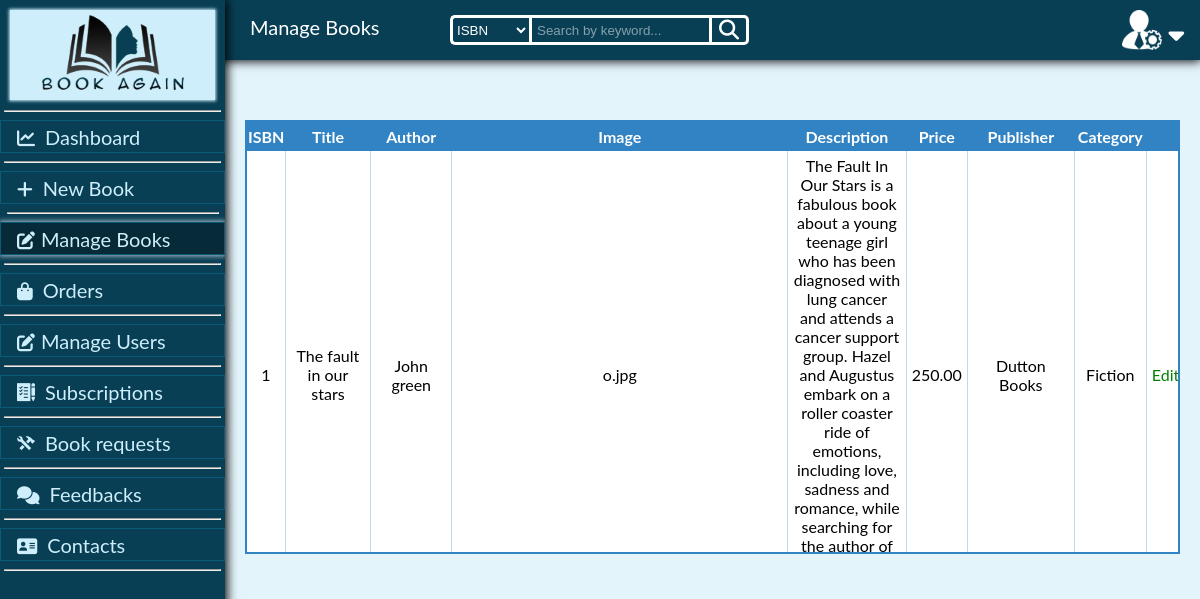
Page /managebooks.php (signed in) on the committed database.
### tables this page shows
CREATE TABLE `books` (
  `book_isbn` varchar(20) NOT NULL,
  `book_title` varchar(60) NOT NULL,
  `book_author` varchar(60) NOT NULL,
  `book_image` varchar(60) NOT NULL,
  `book_descr` text NOT NULL,
  `book_price` decimal(6,2) NOT NULL,
  `publisher_name` varchar(30) NOT NULL,
  `book_category` varchar(30) NOT NULL,
  `date_added` date DEFAULT NULL
);

### managebooks.php (the view, shortened to what this page needs)
<?php
$db = mysqli_connect(getenv('HOSTNAME'),getenv('USERNAME'),getenv("PASSWORD"),getenv("DATABASE"));
?>
<html>
<head>
<link href="adminpreloader.css" rel="stylesheet">
</head>
<body>
<div class="sidenav">
  <div class="sidebar">
  <div style="width: 205px;height: 90px;background-color: #CDEEFA;margin-left: 10px;box-shadow:0 0 3px 1px #CDEEFA;margin-bottom: 10px; ">
  <img src="images/logo2.png" alt="" style="margin-left: 31.5px;margin-top: 5px">
  </div><hr size="2" width="215px;">
  <div id="activepage">
  <a href="dashboard.php" class="btn"><i class="fas fa-chart-line"></i>Dashboard</a><hr size="2" width="215px;">
  <a href="addbook.php" class="btn"><i class="fas fa-plus"></i>New Book</a><hr size="2" width="210px;">
  <a href="managebooks.php" class="btn active"><i class="fas fa-edit" style="padding-right: 6px;"></i>Manage Books</a><hr size="2" width="215px;">
  <a href="orders.php" class="btn"><i class="fas fa-shopping-bag"></i>Orders</a><hr size="2" width="215px;">
  <a href="manageusers.php" class="btn"><i class="fas fa-edit" style="padding-right: 6px;"></i>Manage Users</a><hr size="2" width="215px;">
  <a href="subscriptionrequests.php" class="btn"><span class="icon1-request-2" style="padding-right: 10px;"></span>Subscriptions</a><hr size="2" width="215px;">
  <a href="bookrequests.php" class="btn"><span class="icon1-iconfinder-icon" style="padding-right: 10px;"></span>Book requests</a><hr size="2" width="215px;">
  <a href="viewfeedbacks.php" class="btn"><i class="fas fa-comments"></i>Feedbacks</a><hr size="2" width="215px;">
  <a href="contactsupport.php" class="btn"><i class="fas fa-address-card"></i>Contacts</a><hr size="2" width="215px;">
  </div>
  </div>
</div>
    <div class="topnav" style="width: 100%;height: 60px;background-color: #093F55;box-shadow: 0 0px 10px 1px black;position: fixed">
	<div class="dropdown">
	<button class="openbtn" id="button" onclick="openNav()" style="cursor: pointer;float: right;font-size: 25px;background-color: #093F55;border: none;color: white; height: 60px;margin-top: 0;padding-top: 12px;"><i class="fas fa-caret-down"></i></button>
	</div>
	<img src="images/adminicon.png" alt="adminicon" class="avatar" style="float: right;height: 40px;width: 40px;padding-top: 10px;">
	<p style="margin-left: 250px;margin-top: 0;padding-top:15px;font-size: 20px;color: white">Manage Books</p>
	<form method="post" action="managebooks.php">
	<div class="search">
	<select name="option"><option value="book_isbn">ISBN</option><option value="book_title">Title</option><option value="book_author">Author</option><option value="publisher_name">Publisher</option></select>
    <input type="text" name="searchword" class="searchTerm" placeholder="Search by keyword...">
    <button type="submit" name="search" class="searchButton"><i class="fa fa-search" style="margin-top: 0px"></i></button>
	</div>
	</form>
	</div>
<div class="main">
<div class="scroll">
<table>
  <tr style="border-bottom: none;">
    <th>ISBN</th>
    <th>Title</th>
    <th>Author</th>
    <th>Image</th>
    <th>Description</th>
    <th>Price</th>
    <th>Publisher</th>
	<th>Category</th>
    <th>&nbsp;</th>
  </tr>
<?php
if(isset($_POST['search'])){
$option=$_POST['option'];
$searchword=$_POST['searchword'];
$records = mysqli_query($db,"select * from books WHERE $option LIKE '%$searchword%'");
if(mysqli_num_rows($records)==0){
	echo '<script>alert("No results found");window.location.href="managebooks.php";</script>';
}
}else{
$records = mysqli_query($db,"select * from books");
}
while($data = mysqli_fetch_array($records))
{
?>
  <tr>
    <td><?php echo $data['book_isbn']; ?></td>
    <td><?php echo $data['book_title']; ?></td>
    <td><?php echo $data['book_author']; ?></td>
    <td><?php echo $data['book_image']; ?></td>
    <td><?php echo $data['book_descr']; ?></td>
    <td><?php echo $data['book_price']; ?></td>
	<td><?php echo $data['publisher_name']; ?></td>
	<td><?php echo $data['book_category']; ?></td>
    <td style="border: none;"><a href="editbooks.php?id=<?php echo $data['book_isbn']; ?>" class="edit">Edit</a></td>
  </tr>
<?php
}
?>
</table>
</div>
</div>
</body>
</html>

### managebooks.php (style rules this page uses)
body { font-family: "Lato", sans-serif; background-color: #E3F4FB; margin: 0; overflow: hidden; }
.sidenav { box-shadow: 0 1px 10px 2px black; background-color: #093F55; height: 100%; width: 225px; position: fixed; z-index: 1; top: 0; left: 0; overflow: hidden; padding-top:10px; }
.sidenav a { border: 0.1px solid #0A5B7A; margin:4px 0 4px; position: relative; padding: 3.5px 8px 3.5px 16px; text-decoration: none; font-size: 20px; color: #CDEEFA; display: block; }
.active, .btn:hover { box-shadow: 0px 0px 5px 1px #ADBFC6; background-color:#062A38; }
.fas { padding-right: 10px; }
.main { margin-left: 225px; font-size: 20px; padding: 120px 20px; }
.scroll { min-height: 50px; max-height: 430px !important; overflow: hidden; overflow-y: scroll; border: 2px solid #3283C4; }
td { padding:5px; text-align: center; border-right: 0.8px solid #BFD9EE; }
table { border-collapse: collapse; background-color: white; }
table tr { border-bottom: 2px solid #3283C4; }
th { padding-top: 5px; padding-bottom: 5px; background-color: #3283C4; color: white; position: sticky; top:0px; }
.edit { text-decoration: none; color: green; }
[class^="icon1-"], [class*=" icon1-"] { font-family: 'icomoon1' !important; speak: never; font-style: normal; font-weight: normal; font-variant: normal; text-transform: none; line-height: 1; -webkit-font-smoothing: antialiased; -moz-osx-font-smoothing: grayscale; }
.icon1-request-2:before { content: "\e900"; }
.icon1-iconfinder-icon:before { content: "\e902"; color: #cdeefa; }
.btn i { font-size: 18px; }
.btn span { font-size: 18px; }
.topnav .searchTerm { background: #093F55; width: 15%; border: 3px solid #FFFFFF; border-right: none; padding: 5px; height: 30px; outline: none; color: #000; }
.topnav .searchButton { width: 40px; height: 30px; border: 3px solid #FFFFFF; background-color: #093F55; text-align: center; color: #FFFFFF; border-radius: 0 5px 5px 0; cursor: pointer; font-size: 20px; }
.topnav .search { width: 100%; top: -45px; margin-left: 450px; position: relative; display: flex; }
.topnav .search select { background-color: #093F55; color: white; height: 30px; border-radius: 5px 0px 0px 5px; border: 3px solid #FFFFFF; border-right: none; outline: none; }
::placeholder { color: white; opacity: 0.5; }

### rows in the picture
books: book_isbn "1", book_title "The fault in our stars", book_author "John green", book_image "o.jpg", book_descr "The Fault In Our Stars is a fabulous book about a young teenage girl who has been diagnosed with lung cancer and attends a cancer support group. Hazel and Augustus embark on a roller coaster ride of emotions, including love, sadness and romance, while searching for the author of…", book_price "250.00", publisher_name "Dutton Books", book_category "Fiction"
